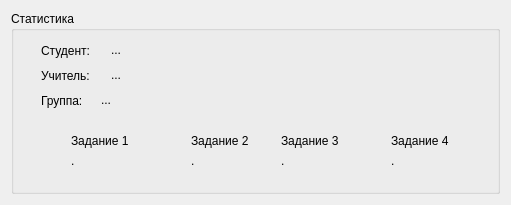
<?xml version="1.0" encoding="UTF-8"?>
<ui version="4.0">
 <class>form_statistic</class>
 <widget class="QWidget" name="form_statistic">
  <property name="geometry">
   <rect>
    <x>0</x>
    <y>0</y>
    <width>511</width>
    <height>205</height>
   </rect>
  </property>
  <property name="windowTitle">
   <string>Статистика</string>
  </property>
  <property name="windowIcon">
   <iconset>
    <normaloff>../../../../../Users/User/Documents/Tempовая хуйня/easter egg.jpg</normaloff>../../../../../Users/User/Documents/Tempовая хуйня/easter egg.jpg</iconset>
  </property>
  <layout class="QHBoxLayout" name="horizontalLayout_2">
   <item>
    <widget class="QGroupBox" name="groupBox">
     <property name="title">
      <string>Статистика</string>
     </property>
     <widget class="QLabel" name="label_2">
      <property name="geometry">
       <rect>
        <x>60</x>
        <y>120</y>
        <width>60</width>
        <height>20</height>
       </rect>
      </property>
      <property name="text">
       <string>Задание 1</string>
      </property>
     </widget>
     <widget class="QLabel" name="label_3">
      <property name="geometry">
       <rect>
        <x>180</x>
        <y>120</y>
        <width>63</width>
        <height>20</height>
       </rect>
      </property>
      <property name="text">
       <string>Задание 2</string>
      </property>
     </widget>
     <widget class="QLabel" name="label_4">
      <property name="geometry">
       <rect>
        <x>270</x>
        <y>120</y>
        <width>63</width>
        <height>20</height>
       </rect>
      </property>
      <property name="text">
       <string>Задание 3</string>
      </property>
     </widget>
     <widget class="QLabel" name="label_task_1">
      <property name="geometry">
       <rect>
        <x>60</x>
        <y>140</y>
        <width>63</width>
        <height>20</height>
       </rect>
      </property>
      <property name="text">
       <string>.</string>
      </property>
     </widget>
     <widget class="QLabel" name="label_task_2">
      <property name="geometry">
       <rect>
        <x>180</x>
        <y>140</y>
        <width>63</width>
        <height>20</height>
       </rect>
      </property>
      <property name="text">
       <string>.</string>
      </property>
     </widget>
     <widget class="QLabel" name="label_task_3">
      <property name="geometry">
       <rect>
        <x>270</x>
        <y>140</y>
        <width>63</width>
        <height>20</height>
       </rect>
      </property>
      <property name="text">
       <string>.</string>
      </property>
     </widget>
     <widget class="QLabel" name="label">
      <property name="geometry">
       <rect>
        <x>30</x>
        <y>30</y>
        <width>60</width>
        <height>20</height>
       </rect>
      </property>
      <property name="text">
       <string>Студент:</string>
      </property>
     </widget>
     <widget class="QLabel" name="label_5">
      <property name="geometry">
       <rect>
        <x>30</x>
        <y>55</y>
        <width>60</width>
        <height>20</height>
       </rect>
      </property>
      <property name="text">
       <string>Учитель:</string>
      </property>
     </widget>
     <widget class="QLabel" name="label_6">
      <property name="geometry">
       <rect>
        <x>30</x>
        <y>80</y>
        <width>60</width>
        <height>20</height>
       </rect>
      </property>
      <property name="text">
       <string>Группа:</string>
      </property>
     </widget>
     <widget class="QLabel" name="label_student">
      <property name="geometry">
       <rect>
        <x>100</x>
        <y>30</y>
        <width>141</width>
        <height>18</height>
       </rect>
      </property>
      <property name="text">
       <string>...</string>
      </property>
     </widget>
     <widget class="QLabel" name="label_teacher">
      <property name="geometry">
       <rect>
        <x>100</x>
        <y>55</y>
        <width>181</width>
        <height>18</height>
       </rect>
      </property>
      <property name="text">
       <string>...</string>
      </property>
     </widget>
     <widget class="QLabel" name="label_group">
      <property name="geometry">
       <rect>
        <x>90</x>
        <y>80</y>
        <width>66</width>
        <height>18</height>
       </rect>
      </property>
      <property name="text">
       <string>...</string>
      </property>
     </widget>
     <widget class="QLabel" name="label_7">
      <property name="geometry">
       <rect>
        <x>380</x>
        <y>120</y>
        <width>63</width>
        <height>20</height>
       </rect>
      </property>
      <property name="text">
       <string>Задание 4</string>
      </property>
     </widget>
     <widget class="QLabel" name="label_task_4">
      <property name="geometry">
       <rect>
        <x>380</x>
        <y>140</y>
        <width>63</width>
        <height>20</height>
       </rect>
      </property>
      <property name="text">
       <string>.</string>
      </property>
     </widget>
    </widget>
   </item>
  </layout>
 </widget>
 <resources/>
 <connections/>
</ui>
